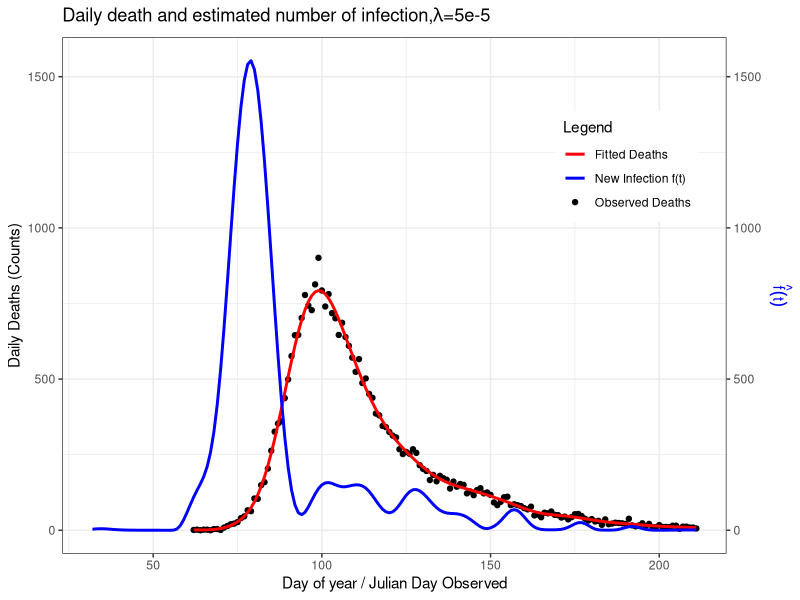
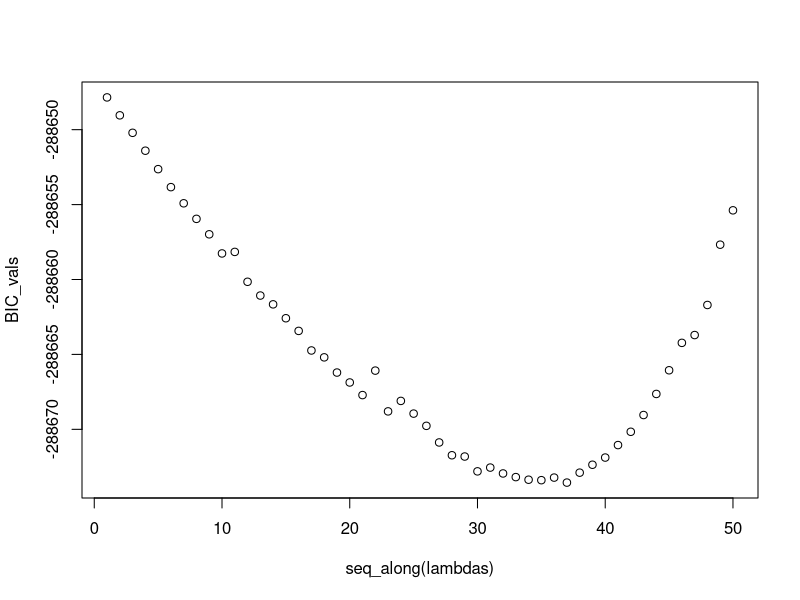
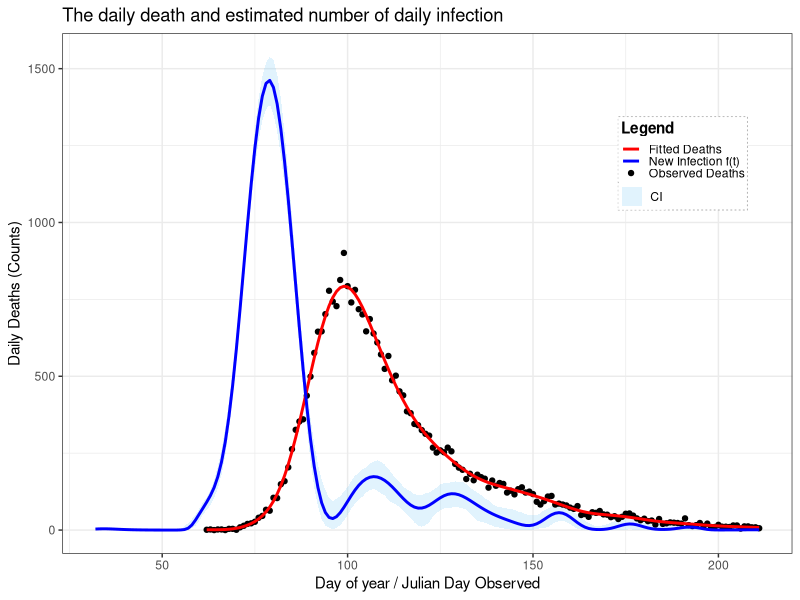

The R script that drew these images, in order:
start <- Sys.time()
##=============== PROJECT 3 - EXTENDED STATISTICAL PROGRAMMING =================

# Group 12 
# Aseel Alghamdi : S2901228
# Fenanda Dwitha Kurniasari : S2744048
# Nurmawiya : S2822251

# Aseel     : Make function to contruct X, X tilde, and S (make_matrice)
#             Make objective function and its derivative
#             Revise and put comment on code
# Fenanda   : Bootstrap Uncertainty
#             Make final plot
#             Revise and put comment on code
# Nurmawiya : Preliminary Sanity Check with initial lambda, making plot
#             Fit the model using BFGS
#             Revise and put comment on code

# Repository Link
# https://github.com/fenandadwithak/Team12/tree/main/Proj3

# ==============================================================================
##                                  OUTLINE
# ==============================================================================
## What you get:
## (1) 
## (2) 
## (3) 
## (4) 
## (5)
## (6)


##===================== Data Preparation & Load library ========================
library(splines) #load library splines
library(ggplot2)

df <- read.table("engcov.txt", header = TRUE) # import datasets
y <- df$nhs; t <- df$julian
n <- length(y) # define total observation 
d <- 1:80; edur <- 3.151; sdur <- .469
pd <- dlnorm(d, edur, sdur) # density (PDF) function of death
pd <- pd / sum(pd) # probability of death

##==================== (1) Construct X, Xtilde, and S ==========================
make_matrices <- function(t, K=80) {
  # Function to construct matrices (Xtilde, X, S) required for predicting 
  #  number of new infections occuring on day t which expressed by an infection 
  #  rate function f(t)
  
  # Input/Arguments :(1) t, a vector of day since 2020. In this dataset, we use 
  #                      julian
  #                  (2) K, number of basis function, set to 80
  #                      larger K gives a more flexible/wigglier basis
  #
  # Output/Return   :(1) Xtilde, a model matrix (spline basis) to predict f(t) 
  #                      f(t) = b1(t)β1 + b2(t)β2 + ... + bk(t)βk
  #                      row : days; colomn : B-spline basis function
  #                  (2) X, model matrix for the expected death count (the 
  #                      observed outcome), after convolution with Xtilde and 
  #                      π(j)/probability func. for days from infection to death 
  #                  (3) S, penalised matrix. Matrix defining which aspect of β
  #                      are penalised
  
  # Construct X_tilde
  # Define a sequence starting from the first day of death recorded minus 30
  # (min(t)-30) because for the earliest records, deaths might be caused by the
  # infection happened around 30 days ago, until maximum day observed (max(t))
  # for as many as K+4 evenly spaced, so there will be a sequence of 84 numbers
  
  # Define Knots
  internal_knots <- seq(min(t)-30, max(t), length.out = K-2)
  range_knot = internal_knots[3]-internal_knots[2]
  before_knots = internal_knots[1] - 3:1*range_knot
  after_knots = internal_knots[length(internal_knots)] + 1:3*range_knot
  full_knots = c(before_knots, internal_knots, after_knots)
  
  Xtilde <- splineDesign(knots=full_knots, 
                         x=(min(t)-30):max(t), 
                         ord=4, # cubic splines
                         outer.ok= TRUE)#construct matrix X-tilde using 
                                        #splineDesign with 84 knots as defined 
                                        #before starting from min(t)-30 until 
                                        #max(t) with order of the spline = 4
  
  # Construct X
  X <- matrix(0, nrow=length(t), ncol=ncol(Xtilde)) # initialize matrix to store
  #for every value in length(t) = 150
  # Execute for each observation of time (1:150)
  for (i in 1:length(t)) {
    j_max <- min(80, 29 + i) ## define upper bound for summation
    for (j in 1:j_max) { ## calculate for each days until death 
      # fill corresponding cells with corresponding element X_tilde and prob 
      # death time function
      X[i,] <- X[i,] + Xtilde[30 + i - j,] * pd[j] 
    }
  }
  
  # Construct S (Penalised Matrix)
  S <- crossprod(diff(diag(ncol(X)), diff=2))
  
  list(Xtilde=Xtilde, X=X, S=S) ## return the output into a list 
}##make_matrices

mats <- make_matrices(t) #
X <- mats$X ## X
S <- mats$S ## S
Xtilde <- mats$Xtilde ## X tilde

##============= (2) Function Penalised NLL and its Objective Func. =============

# In this part, we define objective function to be optimised. For this case, 
# it's already given that f(t) has possion GLM distribution

# First, we know that (log likehood funct of poisson) formula for poisson 
#        l = ∑[yi.log(μi)−μi−log(yi!)]
#        where  μ = Xβ
#        Also, we drop log(yi!) as it does not depends on parameter
#   
# NLL = ∑(Xβ−y⋅log(Xβ))[Negative loglikelihood function]
#       where β=exp(γ) (imposed for positivity)
# Then, the penalty is applied to β (control smoothness of the function), 
#       P = 0.5λβ'Sβ

# Penalised NLL = NLL + P

# Objective Function
pen_nll <- function(gamma, X, y, S, lambda, weight=1) {
  # Function to compute penalised negative log likehood
  # Input/Argument : (1) Gamma : K-vector of spline coefficients
  #                  (2) y : the deaths on day of the year ti
  #                  (3) S : penalised matrix
  #                  (4) lambda : smoothing parameter
  #                  (5) weight : weight for bootstraping sampled data
  #                      adjusted for more general use in this case
  
  # Output/Return  : single numeric value of pen_nll
  beta <- exp(gamma) # β = exp(γ)
  mu <- as.vector(X %*% beta) # μ = Xβ
  ll <- sum(weight*((y * log(mu)) - mu))
  # likelihood funct of possion dist
  penalty <- 0.5 * lambda * t(beta) %*% (S %*% beta) # penalty
  return(-ll + penalty)
}##pen_nll


# Define Gradient vector of Objective Function/ its derivative vector 
pen_grad <- function(gamma, X, y, S, lambda, weight=1) {
  # Function to compute derivative vector
  # Input/Argument : (1) Gamma : K-vector of spline coefficients
  #                  (2) y : the deaths on day of the year ti
  #                  (3) S : penalised matrix
  #                  (4) lambda : smoothing parameter
  #                  (5) weight : weight for bootstraping sampled data
  #                      adjusted for more general use in this case
  
  
  beta <- exp(gamma) # β = exp(γ)
  mu <- X %*% beta # μ = Xβ
  F <- t(X) %*% (weight*(y / mu - 1)) # ∂li/∂γj; or F =  diag(yi/µi−1).X.diag(β) 
  grad_ll <- -F * beta # total derivative for all data
  grad_pen <- lambda * (beta * (S %*% beta)) # total gradient for penalty 
  return(as.vector(grad_ll + grad_pen))
}

# Checking the derivative (From SP Notes pg 74)
K <- 80
fd <- gamma0 <- rep(0, K)       # start from all zeros
lambda <- 5e-5
pen_nll0 <- pen_nll(gamma0, X, y, S, lambda) 
eps <- 1e-7
for (i in 1:length(gamma0)) {
  gamma1 <- gamma0; gamma1[i] <- eps
  pen_nll1 <- pen_nll(gamma1,X,y,S,lambda)
  fd[i] <- (pen_nll1 - pen_nll0)/eps
}
fd; pen_grad(gamma0, X, y, S, lambda) ## already same
range(fd - pen_grad(gamma0, X, y, S, lambda)) ## apx zero

##================ (3) Fit the model using BFGS optimization ===================
gamma0 <- rep(0, K)       # start from all zeros
lambda <- 5e-5            # smoothing strength: larger -> smoother fitted curve

# Use BFGS (a standard quasi-Newton optimizer) to minimize the objective
fit <- optim(
  par     = gamma0,                 # initial gamma
  fn      = pen_nll,                # objective function
  gr      = pen_grad,               # analytic gradient
  method  = "BFGS",                 # efficient for smooth problems
  X=X, y=y, S=S, lambda=lambda
)

beta_hat <- exp(fit$par) # estimated spline coefficients (K-vector)
mu_hat <- as.vector(X %*% beta_hat)

deaths_df <- data.frame(day = t, deaths = y, fitted = mu_hat)
infect_df <- data.frame(day = (min(t)-30):max(t),
                        f_hat = as.vector(Xtilde %*% beta_hat))

# Combined Plot
windows()
ggplot() +
  geom_point(data = deaths_df,
             aes(x = day, y = deaths, color = "Observed Deaths"), size=1.5) +
  geom_line(data = deaths_df,
            aes(x = day, y = fitted, color = "Fitted Deaths"), size=1) +
  geom_line(data = infect_df,
            aes(x = day, y = f_hat, color = "New Infection f(t)"), size = 1) +
  labs(
    x = "Day of year / Julian Day Observed",
    y = "Daily Deaths (Counts)",
    title = expression(paste("Daily death and estimated number of infection,",
                             lambda, "=5e-5")),
    color = "Legend"
  ) +
  scale_color_manual(
    values = c(
      "Observed Deaths" = "black",
      "Fitted Deaths" = "red",
      "New Infection f(t)" = "blue"
    )) +
  theme_bw() +
  theme(
    axis.title.y.left = element_text(color="black"),
    axis.title.y.right = element_text(color="blue"),
    legend.position = c(0.85, 0.75)
  ) +
  scale_y_continuous(sec.axis = sec_axis(~., name = expression(hat(f)(t))))


##================ (4) Fit the model using BFGS optimization ===================
gamma2 <- fit$par
lambdas <- exp(seq(-13, -7, length=50))
BIC_vals <- numeric(length(lambdas))

for (i in seq_along(lambdas)) {
  fit <- optim(par=gamma2, fn=pen_nll, gr=pen_grad, method="BFGS",
               X=X, y=y, S=S, lambda=lambdas[i])
  beta_hat <- exp(fit$par)
  mu_hat <- as.vector(X %*% beta_hat)
  W <- diag(as.vector(y / mu_hat^2))
  H0 <- t(X) %*% W %*% X
  H_lambda <- H0 + lambdas[i] * S
  EDF <- sum(diag(solve(H_lambda, H0)))
  ll <- sum(y * log(mu_hat) - mu_hat)
  BIC_vals[i] <- -2 * ll + log(length(y)) * EDF
}

#plot BIC against lambda
best_lambda <- lambdas[which.min(BIC_vals)]
plot(seq_along(lambdas), BIC_vals)

cat("Best lambda:", best_lambda, "\n")

##=============== (5) Non Parametric Bootstrap Uncertainty =====================
# Initialize number of replicate sample
n_bootstrap <- 200 

# Initialize matrix to store bootstrap replicates
mat_boots <- matrix(NA, nrow=nrow(mats$Xtilde), ncol=n_bootstrap)

for (b in 1:n_bootstrap) {
  wb <- tabulate(sample(n, replace=TRUE), n)
  fit_b <- optim(gamma2, 
                 pen_nll, gr=pen_grad, 
                 method="BFGS",
                 y=y, X=X, S=S, 
                 lambda=best_lambda, 
                 weight=wb)
  beta_b <- exp(fit_b$par)
  mat_boots[,b] <- mats$Xtilde %*% beta_b ## estimate number of new infection
}

##=====================(6) Final Plot===========================================

# Estimate the daily new infection rate f(t) with its 95% confidence limits
infect <- data.frame(time_ft=(min(t)-30):max(t), 
                    mean_ft=rowMeans(mat_boots), #estimated mean of f(t)
                    sd_ft=apply(mat_boots,1,sd), #estimated sd of f(t)
                    
                    # apply is used for calculate quantile per row/observed days
                    lb_ft = apply(mat_boots, 1, quantile, probs=0.025),
                    ub_ft = apply(mat_boots, 1, quantile, probs=0.975)
                    )

# Estimate death and observed death
beta_hat <- exp(gamma2) #
mu_hat <- as.vector(X %*% beta_hat) # mean deaths per day (from based fit model)
deaths <- data.frame(day = t, deaths = y, model_fit = mu_hat)

# Final Plot (Bootstrap)
ggplot() +
  ## Add 95% CI to plot
  geom_ribbon(
    data = infect,
    aes(x = time_ft, ymin = lb_ft, ymax = ub_ft, fill = "CI")
  ) +
  ## Add point represents death recorded from nhs data
  geom_point(
    data = deaths,
    aes(x = day, y = deaths, color = "Observed Deaths"),
    size = 1.5
  ) +
  ## Add line represents estimated death
  geom_line(
    data = deaths,
    aes(x = day, y = mu_hat, color = "Fitted Deaths"),
    size = 1
  ) +
  ## Add line represents estimated f(t) based on 200 replicates data
  geom_line(
    data = infect,
    aes(x = time_ft, y = mean_ft, color = "New Infection f(t)"),
    size = 1
  ) +
  ## Add label
  labs(
    x = "Day of year / Julian Day Observed",
    y = "Daily Deaths (Counts)",
    title = "The daily death and estimated number of daily infection",
    color = "Legend",
    fill = "Legend"
  ) +
  ## Add legend for line and points
  scale_color_manual(
    values = c(
      "Observed Deaths" = "black",
      "Fitted Deaths" = "red",
      "New Infection f(t)" = "blue"
    ),
    guide = "legend"
  ) +
  ## Add legend for CI
  scale_fill_manual(
    values = c("CI" = rgb(0.53, 0.81, 0.98, 0.25)),
    guide = "legend"
  ) +
  guides(
    color = guide_legend(
      title = "Legend",
      order = 1,
      override.aes = list(fill = NA)
    ),
    fill = guide_legend(
      title = NULL, ## no titles for CI's legend
      order = 1,
      override.aes = list(
        linetype = 0,
        shape = 22,
        size = 5,
        color = NA,
        fill = rgb(0.53, 0.81, 0.98, 0.25)
      )
    )
  ) +
  theme_bw() +
  # Adjust position
  theme(
    legend.position = c(0.85, 0.75),
    legend.background = element_rect(fill = alpha("white", 0.7), color = NA),
    legend.box.background = element_rect(color = "gray70", linetype = "dotted"),
    legend.title = element_text(face = "bold"),
    legend.key.height = unit(0.4, "lines"),
    legend.key.width  = unit(1, "lines"),
    legend.spacing.y  = unit(0.05, "lines"),
    legend.margin = margin(2, 2, 2, 2)
  )

end <- Sys.time()
end-start
